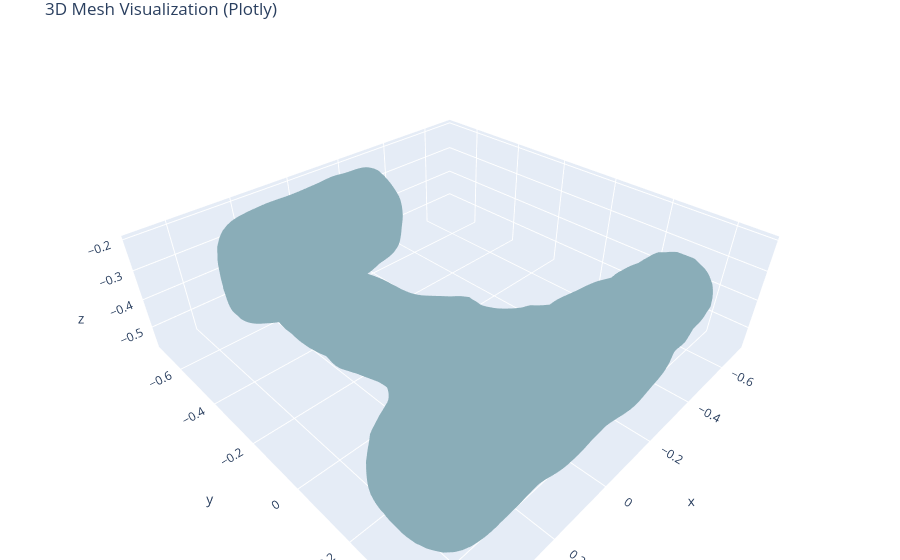

Notebook source saved alongside this figure:
### Markdown cell above
## SVD

### Code cell
unfold_tensor = d.reshape(d.shape[0], -1)
print("the shape of unfolding tensor is", unfold_tensor.shape)
U, S, V = svd_full(X=unfold_tensor)
assert V.shape[1]<num_elements, "Number of elements are too few to keep the shape of V matrix. Please increase ranks of TT_SVD!"
r_des = int(num_elements/(U.shape[0]+1+V.shape[1]))+1 #U.shape[0]*r + r + r*V.shape[1] = num_elements
U_new = U[:, :r_des]
S_new = S[:r_des]
V_new = V[:r_des, :]
print(f"U shape: {U_new.shape}, S shape: {S_new.shape}, V shape: {V_new.shape}")
recon_tensor = svd_recon(U_new, S_new, V_new).squeeze()
error = np.linalg.norm(unfold_tensor - recon_tensor)
print("The l2 norm error of standard SVD is:", error)
num_svd_elements = U_new.size + S_new.size + V_new.size
print("The total number of elements in svd is:", num_svd_elements)
d2 = recon_tensor.reshape(128, 128, 128)
mesh_vis(torch.tensor(d2))

### Figure 1 — Plotly figure (JSON) as saved in the notebook; plotly's stock layout.template omitted (floating-point values rounded to 4 significant figures; data arrays with more than 128 entries replaced by an {"elided": "..."} marker saying what was removed)
{"data": [{"color": "lightblue", "flatshading": true, "i": {"elided": "25240 int values"}, "j": {"elided": "25240 int values"}, "k": {"elided": "25240 int values"}, "name": "Mesh", "opacity": 1, "type": "mesh3d", "x": {"elided": "12622 float values"}, "y": {"elided": "12622 float values"}, "z": {"elided": "12622 float values"}}], "layout": {"margin": {"b": 0, "l": 0, "r": 0, "t": 30}, "scene": {"aspectmode": "data"}, "title": {"text": "3D Mesh Visualization (Plotly)"}}}
